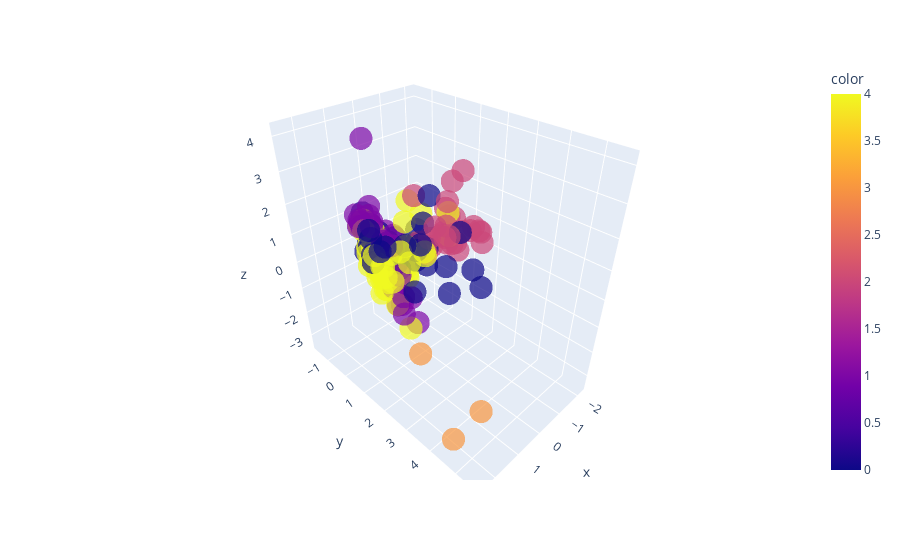

The notebook cell this image was saved under:
### Markdown cell above
## Raw clusters visualisation on PCA axis values

### Code cell
data_raw["PC1"] = data_pca["PC1"]
data_raw["PC2"] = data_pca["PC2"]
data_raw["PC3"] = data_pca["PC3"]
data_raw["PC4"] = data_pca["PC4"]
countries = data_raw.index.tolist()
fig = px.scatter_3d(x=data_raw.PC1, y=data_raw.PC2, z=data_raw.PC3, color=data_raw.cluster, opacity=0.7)
fig.update_traces(mode="markers", hovertemplate=countries)
fig.show()

### Figure 1 — Plotly figure (JSON) as saved in the notebook; plotly's stock layout.template omitted (floating-point values rounded to 4 significant figures; data arrays with more than 128 entries replaced by an {"elided": "..."} marker saying what was removed)
{"data": [{"hovertemplate": {"elided": "167 str values"}, "legendgroup": "", "marker": {"color": {"elided": "167 int values"}, "coloraxis": "coloraxis", "opacity": 0.7, "symbol": "circle"}, "mode": "markers", "name": "", "scene": "scene", "showlegend": false, "type": "scatter3d", "x": {"elided": "167 float values"}, "y": {"elided": "167 float values"}, "z": {"elided": "167 float values"}}], "layout": {"coloraxis": {"colorbar": {"title": {"text": "color"}}, "colorscale": [[0, "#0d0887"], [0.1111, "#46039f"], [0.2222, "#7201a8"], [0.3333, "#9c179e"], [0.4444, "#bd3786"], [0.5556, "#d8576b"], [0.6667, "#ed7953"], [0.7778, "#fb9f3a"], [0.8889, "#fdca26"], [1, "#f0f921"]]}, "legend": {"tracegroupgap": 0}, "margin": {"t": 60}, "scene": {"domain": {"x": [0, 1], "y": [0, 1]}, "xaxis": {"title": {"text": "x"}}, "yaxis": {"title": {"text": "y"}}, "zaxis": {"title": {"text": "z"}}}}}
